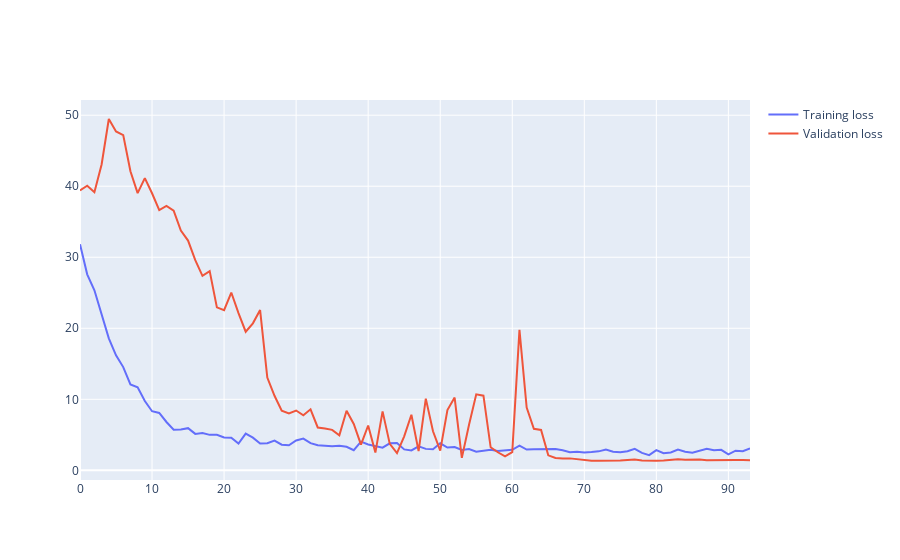

Source (notebook cell):
### Code cell
import plotly.graph_objs as go

from plotly.offline import init_notebook_mode, iplot
from tensorflow.keras.callbacks import EarlyStopping, ReduceLROnPlateau
from tensorflow.keras.optimizers import Adam


model.compile(loss='mse', optimizer=Adam(1e-3), metrics=['mae'])

callbacks = [
    ReduceLROnPlateau(
        monitor="loss",
        factor=0.1,
        patience=10,
        verbose=1
    ),
    EarlyStopping(
        monitor="val_loss",
        min_delta=0,
        patience=20,
        restore_best_weights=True
    )
]

history = model.fit(train_X, train_y, 
                    validation_data=(val_X, val_y), 
                    batch_size=32,
                    epochs=500,
                    callbacks=callbacks)


traces = [
    go.Scatter(
        x=np.arange(len(history.history['loss'])),
        y=history.history['loss'],
        name='Training loss'
    ),
    go.Scatter(
        x=np.arange(len(history.history['loss'])),
        y=history.history['val_loss'],
        name='Validation loss'
    )
]

iplot(go.Figure(traces))

### Figure 1 — Plotly figure (JSON) as saved in the notebook; plotly's stock layout.template omitted (floating-point values rounded to 4 significant figures)
{"data": [{"name": "Training loss", "type": "scatter", "x": [0, 1, 2, 3, 4, 5, 6, 7, 8, 9, 10, 11, 12, 13, 14, 15, 16, 17, 18, 19, 20, 21, 22, 23, 24, 25, 26, 27, 28, 29, 30, 31, 32, 33, 34, 35, 36, 37, 38, 39, 40, 41, 42, 43, 44, 45, 46, 47, 48, 49, 50, 51, 52, 53, 54, 55, 56, 57, 58, 59, 60, 61, 62, 63, 64, 65, 66, 67, 68, 69, 70, 71, 72, 73, 74, 75, 76, 77, 78, 79, 80, 81, 82, 83, 84, 85, 86, 87, 88, 89, 90, 91, 92, 93], "y": [31.84, 27.59, 25.35, 21.83, 18.58, 16.19, 14.53, 12.1, 11.7, 9.758, 8.321, 8.078, 6.806, 5.723, 5.757, 5.937, 5.129, 5.258, 4.992, 5.013, 4.628, 4.576, 3.756, 5.163, 4.605, 3.774, 3.813, 4.192, 3.613, 3.533, 4.198, 4.475, 3.825, 3.529, 3.417, 3.403, 3.476, 3.317, 2.841, 4.033, 3.642, 3.41, 3.197, 3.806, 3.832, 2.945, 2.805, 3.384, 3.019, 2.976, 3.806, 3.215, 3.29, 2.861, 3.009, 2.633, 2.73, 2.907, 2.736, 2.852, 2.893, 3.466, 2.931, 2.979, 2.976, 2.9, 2.988, 2.829, 2.545, 2.62, 2.514, 2.568, 2.672, 2.934, 2.63, 2.552, 2.679, 3.034, 2.456, 2.143, 2.845, 2.421, 2.514, 2.909, 2.612, 2.491, 2.807, 3.049, 2.829, 2.881, 2.244, 2.761, 2.685, 3.096]}, {"name": "Validation loss", "type": "scatter", "x": [0, 1, 2, 3, 4, 5, 6, 7, 8, 9, 10, 11, 12, 13, 14, 15, 16, 17, 18, 19, 20, 21, 22, 23, 24, 25, 26, 27, 28, 29, 30, 31, 32, 33, 34, 35, 36, 37, 38, 39, 40, 41, 42, 43, 44, 45, 46, 47, 48, 49, 50, 51, 52, 53, 54, 55, 56, 57, 58, 59, 60, 61, 62, 63, 64, 65, 66, 67, 68, 69, 70, 71, 72, 73, 74, 75, 76, 77, 78, 79, 80, 81, 82, 83, 84, 85, 86, 87, 88, 89, 90, 91, 92, 93], "y": [39.41, 40.07, 39.15, 43.06, 49.47, 47.72, 47.2, 42.1, 39.03, 41.15, 39.01, 36.65, 37.22, 36.56, 33.77, 32.35, 29.59, 27.38, 28.05, 22.95, 22.55, 25.04, 22.14, 19.52, 20.69, 22.56, 13.06, 10.5, 8.397, 8.005, 8.419, 7.746, 8.587, 6.032, 5.904, 5.693, 4.928, 8.385, 6.522, 3.622, 6.312, 2.495, 8.301, 3.727, 2.426, 4.786, 7.83, 2.708, 10.09, 5.491, 2.78, 8.496, 10.24, 1.748, 6.415, 10.71, 10.51, 3.244, 2.545, 1.952, 2.564, 19.78, 8.833, 5.839, 5.681, 2.11, 1.739, 1.654, 1.682, 1.586, 1.407, 1.358, 1.331, 1.313, 1.385, 1.367, 1.445, 1.524, 1.399, 1.354, 1.345, 1.371, 1.501, 1.569, 1.478, 1.512, 1.509, 1.43, 1.442, 1.543, 1.503, 1.469, 1.443, 1.427]}], "layout": {}}
